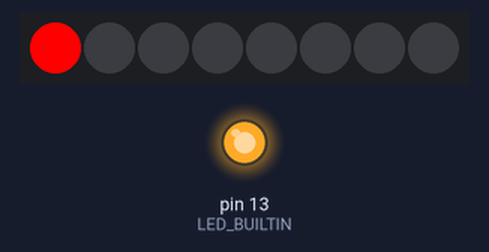
Bench run of a sketch on a simulated Arduino Uno, built with avr-gcc and run on an emulated ATmega328P. Parts: 8 RGB LEDs in strip order, left to right, output pins drawn as LEDs (lit = HIGH).

Above: at 0.1 s.
At 0.6 s:
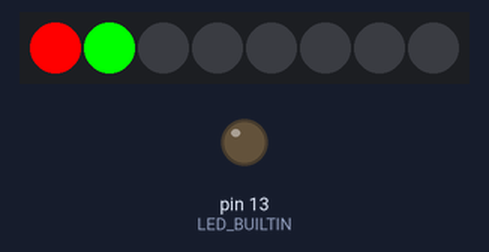
At 19.1 s:
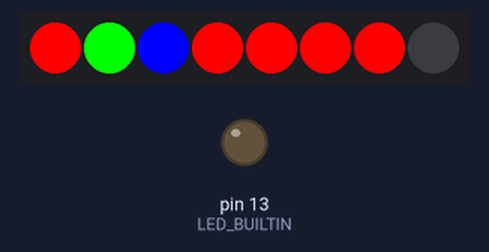
At 38.1 s:
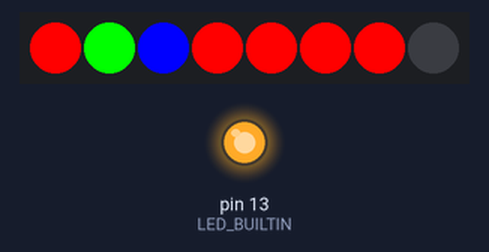
Timing chart, 0 to 40.0 s (numbered marks = the images above):
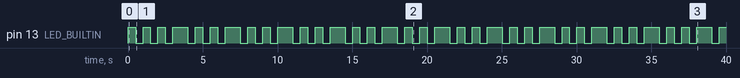

Measured:
- by itself, pin 13 (LED_BUILTIN): repeats every 3.5 s: 2 × (LOW 0.50 s, HIGH 0.50 s), LOW 0.50 s, HIGH 1.0 s
- what the display in image 1 shows lasts 0.5 s, from 0.5 s to 1.0 s

The sketch:

LED_Strip_Controller.ino
```cpp
#include <FastLED.h>

#define LED_PIN     1
#define NUM_LEDS    8

CRGB leds[NUM_LEDS];

void setup() {

  FastLED.addLeds<WS2812, LED_PIN, GRB>(leds, NUM_LEDS);
  pinMode(LED_BUILTIN, OUTPUT);

}

void loop() {
  digitalWrite(LED_BUILTIN, HIGH);  // turn the LED on (HIGH is the voltage level)
  leds[0] = CRGB(255, 0, 0);
  FastLED.show();
  delay(500);
  digitalWrite(LED_BUILTIN, LOW);
  leds[1] = CRGB(0, 255, 0);
  FastLED.show();
  delay(500);
  digitalWrite(LED_BUILTIN, HIGH);
  leds[2] = CRGB(0, 0, 255);
  FastLED.show();
  delay(500);
  digitalWrite(LED_BUILTIN, LOW);
  leds[3] = CRGB(255, 0, 0);
  FastLED.show();
  delay(500);
  digitalWrite(LED_BUILTIN, HIGH);
  leds[4] = CRGB(255, 0, 0);
  FastLED.show();
  delay(500);
  digitalWrite(LED_BUILTIN, LOW);
  leds[5] = CRGB(255, 0, 0);
  FastLED.show();
  delay(500);
  digitalWrite(LED_BUILTIN, HIGH);
  leds[6] = CRGB(255, 0, 0);
  FastLED.show();
  delay(500);
}
```
